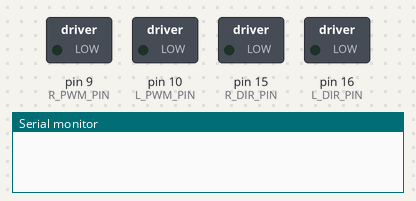
The sketch below on a simulated Arduino Uno, built with avr-gcc and run on an emulated ATmega328P. Parts: switched loads named in the sketch (green lamp = pin HIGH), the last lines printed to the serial monitor. Random numbers use the default seed unless the sketch sets one.

Above: at 0.1 s.
At 1.1 s:
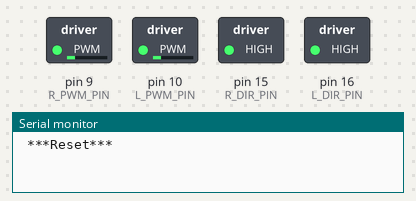
Timing chart, 0 to 2.6 s (numbered marks = the images above):
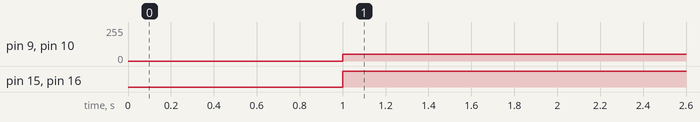

The sketch:

rotate.ino
```cpp
// Pin definitions, to make the
// code easier to read.
#define L_PWM_PIN 10
#define L_DIR_PIN 16
#define R_PWM_PIN  9
#define R_DIR_PIN 15

// Variables to remember our
// motor speeds for Left and Right.
#define DIR_FWD LOW
#define DIR_BKD HIGH

unsigned long ts;
unsigned long rotate_ts;

bool rotating = true;

float l_speed;
float r_speed;

// Setup, only runs once when powered on.
void setup() {

  // Set our motor driver pins as outputs.
  pinMode( L_PWM_PIN, OUTPUT );
  pinMode( L_DIR_PIN, OUTPUT );
  pinMode( R_PWM_PIN, OUTPUT );
  pinMode( R_DIR_PIN, OUTPUT );

  // Set initial direction for l and r
  // Which of these is foward, or backward?
  digitalWrite( L_DIR_PIN, DIR_FWD  );
  digitalWrite( R_DIR_PIN, DIR_FWD );

  // Set initial l_speed and r_speed values.
  l_speed = 100;
  r_speed = 100;

  ts = millis();
  rotate_ts = millis();

  // Start up the Serial for debugging.
  Serial.begin(9600);
  delay(1000);
  // Print reset so we can catch any reset error.
  Serial.println(" ***Reset*** ");

}

// Set speed of wheel in the direction specified by the sign
// of the speed value. Speed changed for wheel specified as parameter.
void set_speed(int dirPin, int pwmPin, float newSpeed) {
  // Do nothing if speed is past limit
  if (newSpeed > 255.0 || newSpeed < -255.0) {
    return;
  }

  // Set direction
  if (signbit(newSpeed)) digitalWrite(dirPin, DIR_BKD);
  else digitalWrite(dirPin, DIR_FWD);

  // Set speed
  analogWrite(pwmPin, abs(newSpeed));
}

float rand_speed( float min, float max )
{
    // Produce random float between 0.0 and 1.0
    float scale = rand() / (float) RAND_MAX;
    // Between min and max
    return min + scale * ( max - min );
}

void rotate() {
    l_speed = -30.0;
    r_speed = 60.0;
    set_speed(L_DIR_PIN, L_PWM_PIN, l_speed);
    set_speed(R_DIR_PIN, R_PWM_PIN, r_speed);
}

void stop() {
  set_speed(L_DIR_PIN, L_PWM_PIN, 0.0);
  set_speed(R_DIR_PIN, R_PWM_PIN, 0.0);
}

// put your main code here, to run repeatedly:
void loop() {

  unsigned long elapsed = millis() - ts;
  unsigned long rotate_elapsed = millis() - rotate_ts;

  set_speed(L_DIR_PIN, L_PWM_PIN, -50.0);
  set_speed(R_DIR_PIN, R_PWM_PIN, -50.0);

  // Set speed at intervals
//  if (elapsed > 2350) {
//    ts = millis();
//    if (!rotating) rotate();
//    else stop();
//
//    rotating = !rotating;
//  }

//  if (rotate_elapsed > 250) {
//    rotate_ts = millis();
//    set_speed(L_DIR_PIN, L_PWM_PIN, 0.0);
//    set_speed(R_DIR_PIN, R_PWM_PIN, 0.0);
//  }

}
```

Measured:
- by itself, pin 9 (R_PWM_PIN), pin 10 (L_PWM_PIN): 0/255 → 50/255 at 1.0 s
- by itself, pin 15 (R_DIR_PIN), pin 16 (L_DIR_PIN): LOW → HIGH at 1.0 s
